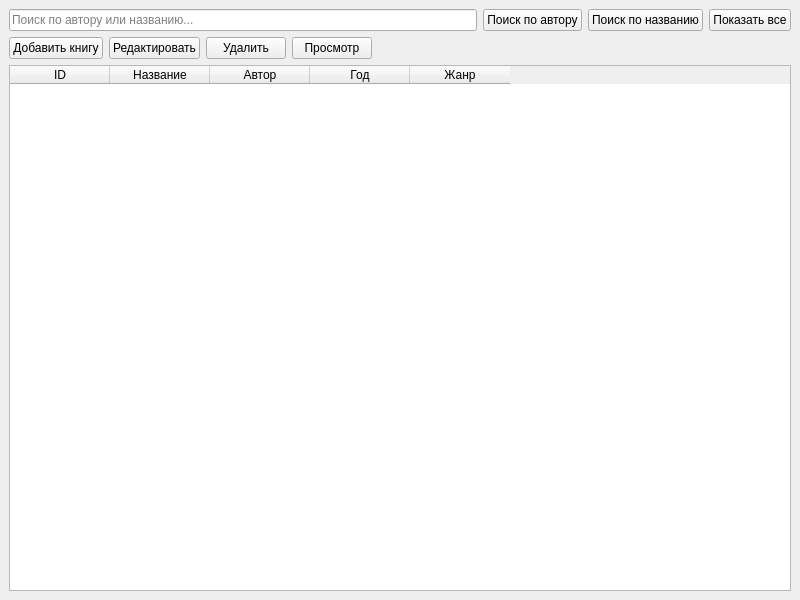
<?xml version="1.0" encoding="UTF-8"?>
<ui version="4.0">
 <class>MainWindow</class>
 <widget class="QMainWindow" name="MainWindow">
  <property name="geometry">
   <rect>
    <x>0</x>
    <y>0</y>
    <width>800</width>
    <height>600</height>
   </rect>
  </property>
  <property name="windowTitle">
   <string>Каталог библиотеки</string>
  </property>
  <widget class="QWidget" name="centralwidget">
   <layout class="QVBoxLayout" name="verticalLayout">
    <item>
     <layout class="QHBoxLayout" name="search_layout">
      <item>
       <widget class="QLineEdit" name="search_edit">
        <property name="placeholderText">
         <string>Поиск по автору или названию...</string>
        </property>
       </widget>
      </item>
      <item>
       <widget class="QPushButton" name="search_author_btn">
        <property name="text">
         <string>Поиск по автору</string>
        </property>
       </widget>
      </item>
      <item>
       <widget class="QPushButton" name="search_title_btn">
        <property name="text">
         <string>Поиск по названию</string>
        </property>
       </widget>
      </item>
      <item>
       <widget class="QPushButton" name="show_all_btn">
        <property name="text">
         <string>Показать все</string>
        </property>
       </widget>
      </item>
     </layout>
    </item>
    <item>
     <layout class="QHBoxLayout" name="control_layout">
      <item>
       <widget class="QPushButton" name="add_btn">
        <property name="text">
         <string>Добавить книгу</string>
        </property>
       </widget>
      </item>
      <item>
       <widget class="QPushButton" name="edit_btn">
        <property name="text">
         <string>Редактировать</string>
        </property>
       </widget>
      </item>
      <item>
       <widget class="QPushButton" name="delete_btn">
        <property name="text">
         <string>Удалить</string>
        </property>
       </widget>
      </item>
      <item>
       <widget class="QPushButton" name="view_btn">
        <property name="text">
         <string>Просмотр</string>
        </property>
       </widget>
      </item>
      <item>
       <spacer name="horizontalSpacer">
        <property name="orientation">
         <enum>Qt::Horizontal</enum>
        </property>
        <property name="sizeHint" stdset="0">
         <size>
          <width>40</width>
          <height>20</height>
         </size>
        </property>
       </spacer>
      </item>
     </layout>
    </item>
    <item>
     <widget class="QTableWidget" name="books_table">
      <property name="selectionBehavior">
       <enum>QAbstractItemView::SelectRows</enum>
      </property>
      <column>
       <property name="text">
        <string>ID</string>
       </property>
      </column>
      <column>
       <property name="text">
        <string>Название</string>
       </property>
      </column>
      <column>
       <property name="text">
        <string>Автор</string>
       </property>
      </column>
      <column>
       <property name="text">
        <string>Год</string>
       </property>
      </column>
      <column>
       <property name="text">
        <string>Жанр</string>
       </property>
      </column>
     </widget>
    </item>
   </layout>
  </widget>
 </widget>
 <resources/>
 <connections/>
</ui>
